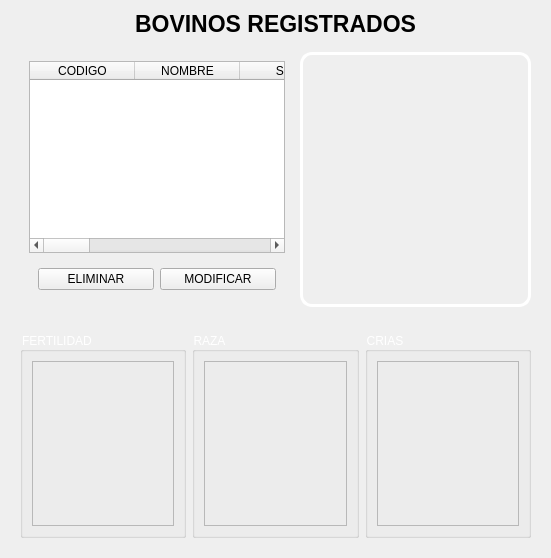
      <widget class="QWidget" name="tab_5">
       <attribute name="icon">
        <iconset resource="fondo.qrc">
         <normaloff>:/iconos/Imagenes/report-icon-18Off.png</normaloff>
         <normalon>:/iconos/Imagenes/report-icon-18.png</normalon>:/iconos/Imagenes/report-icon-18Off.png</iconset>
       </attribute>
       <attribute name="title">
        <string>REGISTROS</string>
       </attribute>
       <layout class="QVBoxLayout" name="verticalLayout">
        <item>
         <widget class="QLabel" name="label_5">
          <property name="text">
           <string>&lt;html&gt;&lt;head/&gt;&lt;body&gt;&lt;p align=&quot;center&quot;&gt;&lt;span style=&quot; font-size:17pt; font-weight:600;&quot;&gt;BOVINOS REGISTRADOS&lt;/span&gt;&lt;/p&gt;&lt;/body&gt;&lt;/html&gt;</string>
          </property>
         </widget>
        </item>
        <item>
         <widget class="QFrame" name="frame_27">
          <property name="styleSheet">
           <string notr="true">#frame_27{
border:none;
}</string>
          </property>
          <property name="frameShape">
           <enum>QFrame::StyledPanel</enum>
          </property>
          <property name="frameShadow">
           <enum>QFrame::Raised</enum>
          </property>
          <layout class="QHBoxLayout" name="horizontalLayout_8">
           <item>
            <widget class="QFrame" name="frame_29">
             <property name="styleSheet">
              <string notr="true">#frame_29{
border:none;
}</string>
             </property>
             <property name="frameShape">
              <enum>QFrame::StyledPanel</enum>
             </property>
             <property name="frameShadow">
              <enum>QFrame::Raised</enum>
             </property>
             <layout class="QVBoxLayout" name="verticalLayout_11">
              <item>
               <widget class="QTableWidget" name="tableWidget_4">
                <property name="gridStyle">
                 <enum>Qt::DotLine</enum>
                </property>
                <attribute name="horizontalHeaderDefaultSectionSize">
                 <number>105</number>
                </attribute>
                <column>
                 <property name="text">
                  <string>CODIGO</string>
                 </property>
                </column>
                <column>
                 <property name="text">
                  <string>NOMBRE</string>
                 </property>
                </column>
                <column>
                 <property name="text">
                  <string>SEXO</string>
                 </property>
                </column>
                <column>
                 <property name="text">
                  <string>RAZA</string>
                 </property>
                </column>
                <column>
                 <property name="text">
                  <string>EDAD</string>
                 </property>
                </column>
                <column>
                 <property name="text">
                  <string>LOTE</string>
                 </property>
                </column>
                <column>
                 <property name="text">
                  <string>CRIAS</string>
                 </property>
                </column>
                <column>
                 <property name="text">
                  <string>SALUD</string>
                 </property>
                </column>
                <column>
                 <property name="text">
                  <string>PESO</string>
                 </property>
                </column>
                <column>
                 <property name="text">
                  <string>FECHA INGRESO</string>
                 </property>
                </column>
               </widget>
              </item>
              <item>
               <widget class="QFrame" name="frame_28">
                <property name="styleSheet">
                 <string notr="true">#frame_28{
border:none;
}</string>
                </property>
                <property name="frameShape">
                 <enum>QFrame::StyledPanel</enum>
                </property>
                <property name="frameShadow">
                 <enum>QFrame::Raised</enum>
                </property>
                <layout class="QHBoxLayout" name="horizontalLayout_9">
                 <item>
                  <widget class="QPushButton" name="pushButton_10">
                   <property name="cursor">
                    <cursorShape>PointingHandCursor</cursorShape>
                   </property>
                   <property name="text">
                    <string>ELIMINAR</string>
                   </property>
                  </widget>
                 </item>
                 <item>
                  <widget class="QPushButton" name="pushButton">
                   <property name="cursor">
                    <cursorShape>PointingHandCursor</cursorShape>
                   </property>
                   <property name="text">
                    <string>MODIFICAR</string>
                   </property>
                  </widget>
                 </item>
                </layout>
               </widget>
              </item>
             </layout>
            </widget>
           </item>
           <item>
            <widget class="QLabel" name="label_11">
             <property name="minimumSize">
              <size>
               <width>231</width>
               <height>231</height>
              </size>
             </property>
             <property name="maximumSize">
              <size>
               <width>16777215</width>
               <height>255</height>
              </size>
             </property>
             <property name="styleSheet">
              <string notr="true">#label_11{
border:3px solid white;
border-radius:12px;
}</string>
             </property>
             <property name="text">
              <string/>
             </property>
            </widget>
           </item>
          </layout>
         </widget>
        </item>
        <item>
         <widget class="QFrame" name="frame_30">
          <property name="minimumSize">
           <size>
            <width>0</width>
            <height>224</height>
           </size>
          </property>
          <property name="styleSheet">
           <string notr="true">#frame_30{
border:none;
}</string>
          </property>
          <property name="frameShape">
           <enum>QFrame::StyledPanel</enum>
          </property>
          <property name="frameShadow">
           <enum>QFrame::Raised</enum>
          </property>
          <layout class="QHBoxLayout" name="horizontalLayout_10">
           <item>
            <widget class="QGroupBox" name="groupBox_4">
             <property name="styleSheet">
              <string notr="true">QGroupBox{color:white;}</string>
             </property>
             <property name="title">
              <string>FERTILIDAD</string>
             </property>
             <layout class="QVBoxLayout" name="verticalLayout_2">
              <item>
               <widget class="QFrame" name="frame_31">
                <property name="frameShape">
                 <enum>QFrame::StyledPanel</enum>
                </property>
                <property name="frameShadow">
                 <enum>QFrame::Raised</enum>
                </property>
               </widget>
              </item>
             </layout>
            </widget>
           </item>
           <item>
            <widget class="QGroupBox" name="groupBox_3">
             <property name="styleSheet">
              <string notr="true">QGroupBox{color:white;}</string>
             </property>
             <property name="title">
              <string>RAZA</string>
             </property>
             <layout class="QVBoxLayout" name="verticalLayout_13">
              <item>
               <widget class="QFrame" name="frame_32">
                <property name="frameShape">
                 <enum>QFrame::StyledPanel</enum>
                </property>
                <property name="frameShadow">
                 <enum>QFrame::Raised</enum>
                </property>
               </widget>
              </item>
             </layout>
            </widget>
           </item>
           <item>
            <widget class="QGroupBox" name="groupBox">
             <property name="styleSheet">
              <string notr="true">QGroupBox{color:white;}</string>
             </property>
             <property name="title">
              <string>CRIAS</string>
             </property>
             <layout class="QVBoxLayout" name="verticalLayout_14">
              <item>
               <widget class="QFrame" name="frame_33">
                <property name="frameShape">
                 <enum>QFrame::StyledPanel</enum>
                </property>
                <property name="frameShadow">
                 <enum>QFrame::Raised</enum>
                </property>
               </widget>
              </item>
             </layout>
            </widget>
           </item>
          </layout>
         </widget>
        </item>
       </layout>
      </widget>
